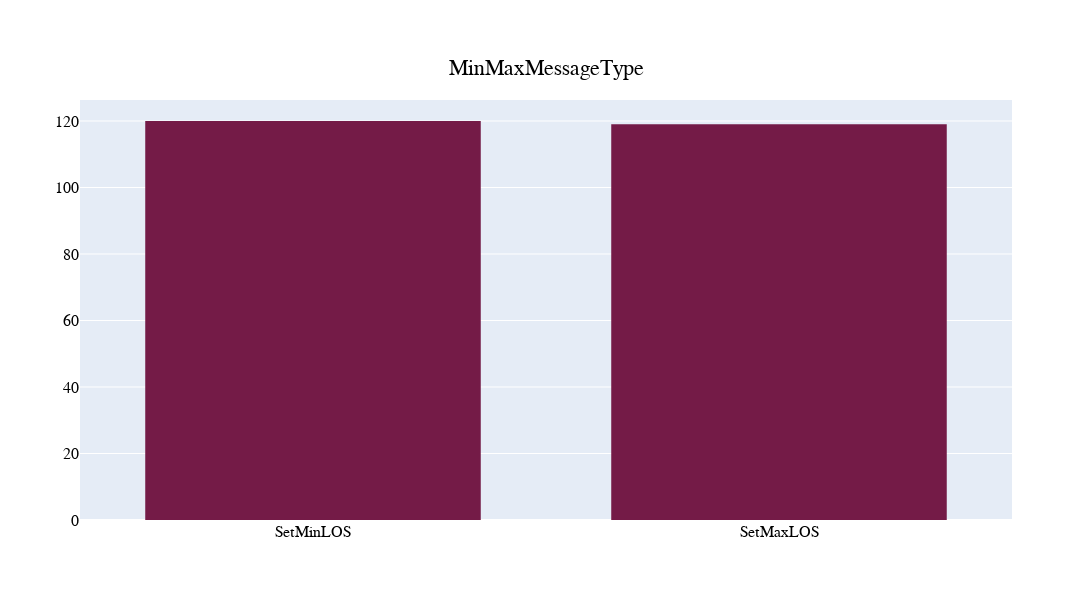

Notebook code for this chart:
### Code cell
import plotly.graph_objects as go
fig = go.Figure()
fig.add_trace(go.Histogram(
    x=HotelBookingRuleNotifRQ.MinMaxMessageType,
    name='GRT130002', 
    marker_color='#741b47'
))

fig.update_layout(
    title={'text':'MinMaxMessageType', 
           "y":0.9,
           "x":0.5,
           "yanchor":"top"},
    width=1200,height=600,
    font=dict(
    family= "Courier New, monospace",
    size=16,
    color="Black"),
    bargap=0.2, 
    bargroupgap=0.1 
)

fig.show()

### Figure 1 — Plotly figure (JSON) as saved in the notebook; plotly's stock layout.template omitted (floating-point values rounded to 4 significant figures; data arrays with more than 128 entries replaced by an {"elided": "..."} marker saying what was removed)
{"data": [{"marker": {"color": "#741b47"}, "name": "GRT130002", "type": "histogram", "x": {"elided": "239 str values"}}], "layout": {"bargap": 0.2, "bargroupgap": 0.1, "font": {"color": "Black", "family": "Courier New, monospace", "size": 16}, "height": 600, "title": {"text": "MinMaxMessageType", "x": 0.5, "y": 0.9, "yanchor": "top"}, "width": 1200}}
